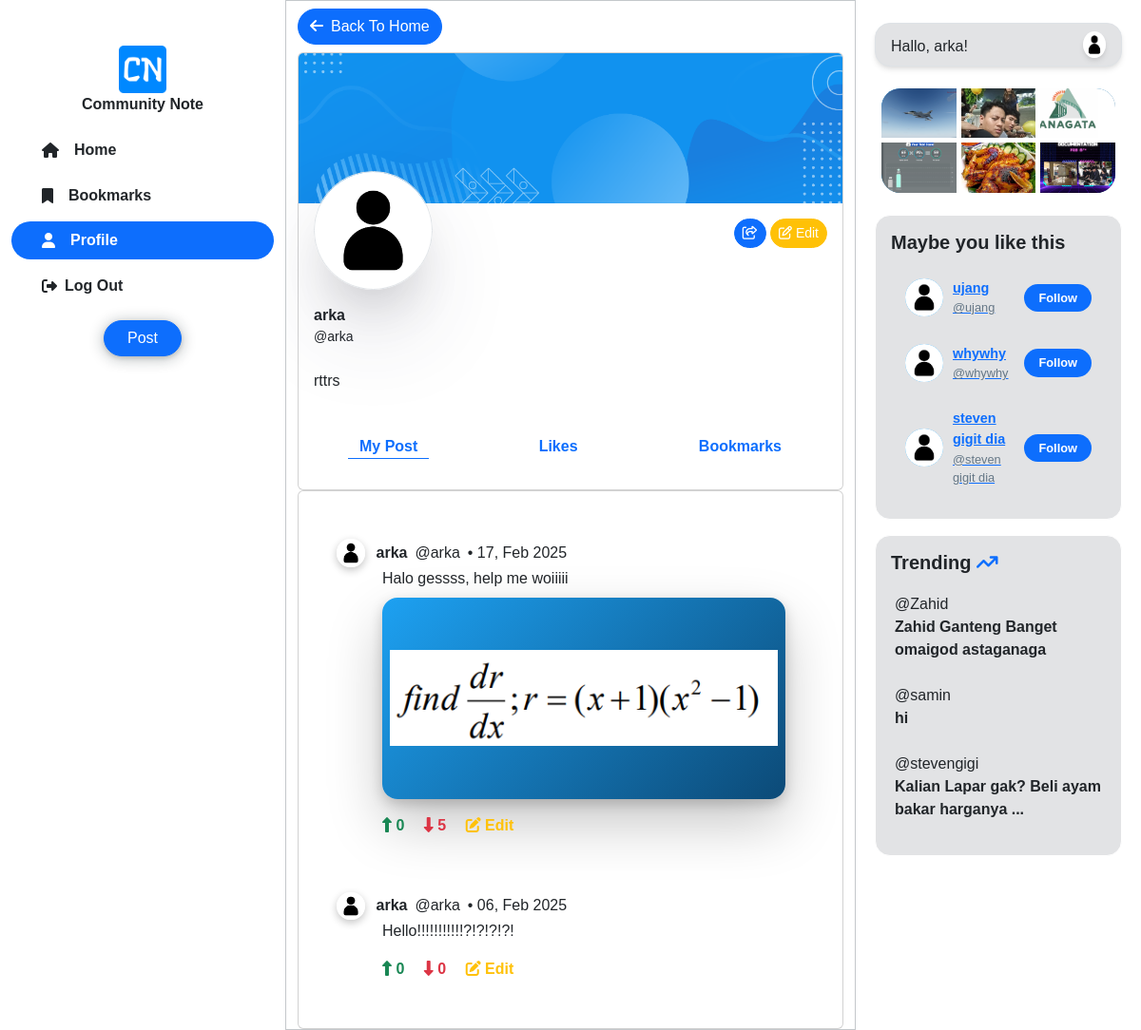
Page /profile/profile.php (signed in) on the committed database.
### tables this page shows
CREATE TABLE `accounts` (
  `acc_usn` varchar(30) NOT NULL,
  `acc_pic` varchar(250) DEFAULT NULL,
  `acc_pass` varchar(256) NOT NULL,
  `acc_desc` varchar(250) NOT NULL
);

CREATE TABLE `comnote` (
  `nt_num` int(4) NOT NULL,
  `nt_name` varchar(10) NOT NULL,
  `nt_text` varchar(255) NOT NULL,
  `nt_time` timestamp NOT NULL DEFAULT current_timestamp() ON UPDATE current_timestamp(),
  `nt_timepost` varchar(40) NOT NULL,
  `nt_rating_up` int(12) NOT NULL,
  `nt_rating_down` int(12) NOT NULL,
  `nt_filename` varchar(255) DEFAULT NULL,
  `nt_filepath` varchar(255) DEFAULT NULL,
  `is_bookmarked` tinyint(1) DEFAULT 0
);

### profile/profile.php (the view, shortened to what this page needs)
<?php
require_once('../cndataconnect.php');
$username = $_SESSION['username'];
$query = "SELECT * FROM comnote WHERE nt_name = ? ORDER BY nt_time DESC";
$stmt = $conn->prepare($query);
$stmt->bind_param("s", $username);
$stmt->execute();
$result = $stmt->get_result();
?>
<!DOCTYPE html>
<html lang="en">
<head>
    <link rel="stylesheet" href="css/bootstrap.min.css">
    <link rel="stylesheet" href="https://cdnjs.cloudflare.com/ajax/libs/font-awesome/6.7.2/css/all.min.css">
</head>
<body>
    <div class="container-fluid">
        <div class="row">
            <div class="sidebar col-md-3 d-flex flex-column bg-white">
                <div class="sidebar list-group border-0">
                    <div class="sidebar mx-auto d-block mt-5">
                        <img src="images/logo.png" width="50px" />
                    </div>
                    <span class="sidebar mx-auto d-block mb-3 fw-bold">Community Note</span>
                    <a href="..\communitynotes" class="sidebar list-group-item list-group-item-action border-0 mb-2 rounded-pill d-flex align-items-center fw-bold">
                        <i class="fa-solid fa-house me-3 ps-3"></i> Home
                    </a>
                    <a href="#" class="sidebar list-group-item list-group-item-action border-0 mb-2 rounded-pill d-flex align-items-center fw-bold">
                        <i class="fa-solid fa-bookmark me-3 ps-3"></i> Bookmarks
                    </a>
                    <a href="#" class="sidebar list-group-item list-group-item-action border-0 mb-2 rounded-pill d-flex align-items-center fw-bold active">
                        <i class="fa-solid fa-user me-3 ps-3"></i> Profile
                    </a>
                    <a href="#" class="sidebar list-group-item list-group-item-action border-0 mb-2 rounded-pill d-flex align-items-center fw-bold">
                        <i class="fa-solid fa-right-from-bracket me-2 ps-3"></i> Log Out
                    </a>
                    <a href="post.php" class="sidebar btn btn-primary rounded-pill mx-auto px-4 mt-2" style="box-shadow: rgba(14, 30, 37, 0.12) 0px 2px 4px 0px, rgba(14, 30, 37, 0.32) 0px 2px 16px 0px;">Post</a>
                </div>
            </div>
            <div class="col-md-6 bg-white border border-secondary-subtle vh-100" style="height: 500px; overflow-y: auto; scrollbar-width: none; -ms-overflow-style: none;">
                <div class="row">
                    <div class="col-md-12 d-flex flex-row justify-content-start mt-2 mb-2" style="height: auto;">
                        <a href="..\communitynotes" class="btn btn-primary rounded-5">
                            <i class="fa-solid fa-arrow-left me-2"></i>Back To Home
                        </a>
                    </div>
                </div>
                <?php
                $userProfilePic = "images/default.jpg";
                $bio = "Belum ada deskripsi.";
                $accdesc_query = "SELECT acc_desc FROM accounts WHERE acc_usn = ?";
                $accdesc_run = $conn->prepare($accdesc_query);
                $accdesc_run->bind_param("s", $_SESSION['username']);
                $accdesc_run->execute();
                $accdesc_result = $accdesc_run->get_result();
                if ($row = $accdesc_result->fetch_assoc()) {
                    if ($row['acc_desc'] != NULL && $row['acc_desc'] != '') {
                        $bio = $row['acc_desc'];
                    }
                }
                ?>
                <div class="card" style="width: 100%;">
                    <img src="images/profile_banner.png" class="card-img-top" alt="...">
                    <div class="card-body profile">
                        <div class="d-flex flex-row justify-content-between">
                            <div class="d-flex flex-column">
                                <img class="img-fluid rounded-circle border" src="<?php echo $userProfilePic; ?>" width="100px" />
                                <span class="fw-bold"><?php echo $_SESSION['username']; ?></span>
                                <small>@<?php echo $_SESSION['username']; ?></small>
                            </div>
                            <div class="jusify-content-end">
                                <a href="#" class="btn btn-sm btn-primary rounded-pill"><i class="fa-regular fa-share-from-square"></i></a>
                                <button type="button" class="btn btn-sm btn-warning rounded-pill text-white" data-bs-toggle="modal" data-bs-target="#staticBackdrop">
                                    <i class="fa-regular fa-pen-to-square text-white"></i> Edit
                                </button>
                            </div>
                        </div>
                        <p class="card-text pt-4 pb-4 text-justify"><?php echo $bio; ?></p>
                        <div class="col-md-12">
                            <div class="d-flex flex-row justify-content-between">
                                <a href="#" class="link-offset-2 link-underline link-underline-opacity-0 fw-bold text-primary ps-5">My Post<p class="row border-primary border-bottom align-items-end"></p></a>
                                <a href="#" class="link-offset-2 link-underline link-underline-opacity-0 fw-bold text-primary">Likes</a>
                                <a href="#" class="link-offset-2 link-underline link-underline-opacity-0 fw-bold text-primary pe-5">Bookmarks</a>
                            </div>
                        </div>
                    </div>
                </div>
                <div class="card" style="width: 100%;">
                    <div class="card-body">
                        <?php
                        if ($result->num_rows > 0) {
                            while ($row = $result->fetch_assoc()) { ?>
                                <div class="note rounded-4 p-4 border-0">
                                    <div class="d-flex align-items-center mb-0">
                                        <img class="rounded-circle me-2" src="<?php echo $userProfilePic; ?>" style="width: 6%; box-shadow: rgba(0, 0, 0, 0.24) 0px 3px 8px;">
                                        <p class="text-left ps-1 fw-bold mb-0"><?php echo htmlspecialchars($row['nt_name']); ?></p>
                                        <p class="text-left ps-2 mb-0">@<?php echo htmlspecialchars($row['nt_name']); ?></p>
                                        <p class="text-left ps-2 mb-0">• <?php echo date('d, M Y', strtotime($row['nt_timepost'])); ?></p>
                                    </div>
                                    <p class="ps-5 me-4 mt-0 text-justify"><?php echo nl2br(htmlspecialchars($row['nt_text'])); ?></p>
                                    <?php if (!empty($row['nt_filename']) && $row['nt_filename'] != 'NULL'): ?>
                                        <div class="post-image mt-2">
                                            <img src="../uploads/<?php echo htmlspecialchars($row['nt_filename']); ?>" alt="User uploaded image" />
                                        </div>
                                    <?php endif; ?>
                                    <div class="row">
                                        <div class="col-md-6 ms-5 mt-3">
                                            <a class="link-success link-offset-2 link-underline link-underline-opacity-0" href="#"><i class="fa-solid fa-up-long"></i> <span class="fw-bold"><?php echo $row['nt_rating_up']; ?></span></a>
                                            <a class="link-danger link-offset-2 link-underline link-underline-opacity-0 ms-3" href="#"><i class="fa-solid fa-down-long"></i> <span class="fw-bold"><?php echo $row['nt_rating_down']; ?></span></a>
                                            <a class="link-warning link-offset-2 link-underline link-underline-opacity-0 ms-3" href="#"><i class="fa-solid fa-pen-to-square"></i> <span class="fw-bold">Edit</span></a>
                                        </div>
                                    </div>
                                </div>
                            <?php }
                        } ?>
                    </div>
                </div>
            </div>
            <div class="col-md-3 bg-white vh-100" style="overflow-y: auto; -ms-overflow-style: none; scrollbar-width: none;">
                <div class="card bg-secondary-subtle border rounded-4 mx-2 mt-4" style="box-shadow: rgba(0, 0, 0, 0.1) 0px 4px 6px -1px, rgba(0, 0, 0, 0.06) 0px 2px 4px -1px;">
                    <div class="d-flex flex-row justify-content-between p-2">
                        <span class="ms-2 mt-1">Hallo, <?php echo $_SESSION['username']; ?>!</span>
                        <img class="rounded-circle me-2" src="<?php echo $userProfilePic; ?>" style="width: 10%; box-shadow: rgba(0, 0, 0, 0.1) 0px 4px 6px -1px, rgba(0, 0, 0, 0.06) 0px 2px 4px -1px;">
                    </div>
                </div>
                <?php
                $rand_img = "SELECT nt_filename FROM comnote WHERE nt_filename IS NOT NULL ORDER BY RAND() LIMIT 6";
                $img_result = $conn->query($rand_img);
                $images = [];
                while ($row = $img_result->fetch_assoc()) {
                    $images[] = $row['nt_filename'];
                }
                ?>
                <div class="image-grid mt-2">
                    <?php foreach ($images as $index => $image) : ?>
                        <div class="grid-item">
                            <img src="../uploads/<?php echo $image; ?>" alt="Image <?= $index + 1 ?>" onerror="this.style.display='none'">
                        </div>
                    <?php endforeach; ?>
                </div>
                <?php
$usr_random = "SELECT acc_usn, acc_pic FROM accounts ORDER BY RAND() LIMIT 3";
$random_result = $conn->query($usr_random);
$users_random = [];
if ($random_result->num_rows > 0) {
    while ($row = $random_result->fetch_assoc()) {
        $users_random[] = $row;
    }
}
?>
<div class="card bg-secondary-subtle border-white rounded-4 mb-3 mx-2 mt-2">
    <div class="card-body">
        <h5 class="card-title mb-3 fw-bold">Maybe you like this</h5>
        <?php foreach ($users_random as $user) : ?>
        <div class="follow-card">
            <a href="view_profile.php?nt_name=<?php echo urlencode($user['acc_usn']); ?>" class="follow-user-link">
                <div class="follow-user">
                    <img src="<?php echo $user['acc_pic'] ? htmlspecialchars($user['acc_pic']) : 'images/default.jpg'; ?>" class="follow-user-img">
                    <div class="follow-user-info">
                        <span class="follow-user-name"><?php echo htmlspecialchars($user['acc_usn']); ?></span>
                        <span class="follow-user-handle">@<?php echo htmlspecialchars($user['acc_usn']); ?></span>
                    </div>
                </div>
            </a>
            <button class="follow-button bg-primary">Follow</button>
        </div>
        <?php endforeach; ?>
    </div>
</div>
                <div class="card bg-secondary-subtle border-white rounded-4 mb-3 mx-2 mt-2">
                    <?php
                    $trending = "SELECT nt_name, nt_text, nt_rating_up FROM comnote ORDER BY nt_rating_up DESC LIMIT 3";
                    $trending_result = $conn->query($trending);
                    ?>
                    <div class="card-body">
                        <h5 class="card-title mb-3 fw-bold">Trending <span class="text-primary"><i class="fa-solid fa-arrow-trend-up"></i></span></h5>
                        <?php while ($row = mysqli_fetch_assoc($trending_result)) { ?>
                        <div class="trending rounded-4 p-1">
                            <span>@<?php echo htmlspecialchars($row['nt_name']); ?></span>
                            <p class="fw-bold"><?php echo htmlspecialchars($row['nt_text']); ?></p>
                        </div>
                        <?php } ?>
                    </div>
                </div>
            </div>
        </div>
    </div>
</body>
</html>

### profile/profile.php (style rules this page uses)
body { font-family: Arial, sans-serif; background-color: #f0f0f0; margin: 0; overflow: hidden; }
.note { border: 1px solid #ccc; padding: 10px; margin: 10px 0; height: auto; }
.profile img { position: relative; top: -50px; width: 125px; box-shadow: rgba(50, 50, 93, 0.25) 0px 50px 100px -20px, rgba(0, 0, 0, 0.3) 0px 30px 60px -30px, rgba(10, 37, 64, 0.35) 0px -2px 6px 0px inset; margin-bottom: -40px; }
.profile .d-flex.flex-column { display: flex; align-items: left; text-align: left; position: relative; }
.profile .fw-bold { margin-top: 0; padding-top: 5px; }
.profile small { margin-top: 0; }
.post-image { aspect-ratio: 2/1; overflow: hidden; margin-left: 48px; margin-right: 20px; background: linear-gradient(135deg, #1DA1F2, #0C4A77); box-shadow: 0 26px 58px 0 rgba(0, 0, 0, .22), 0 5px 14px 0 rgba(0, 0, 0, .18); border-radius: 16px; }
.post-image img { padding: 8px; width: 100%; height: 100%; object-fit: contain; }
.image-grid { display: grid; grid-template-columns: repeat(3, 1fr); gap: 5px; padding: 15px; }
.grid-item { aspect-ratio: 3/2; overflow: hidden; background: linear-gradient(135deg, #1DA1F2, #0C4A77); }
.grid-item img { width: 100%; height: 100%; object-fit: cover; }
.grid-item:nth-child(1) { border-top-left-radius: 20px; }
.grid-item:nth-child(3) { border-top-right-radius: 20px; }
.grid-item:nth-child(4) { border-bottom-left-radius: 20px; }
.grid-item:nth-child(6) { border-bottom-right-radius: 20px; }
.follow-card { padding: 10px 15px; margin-bottom: 8px; display: flex; align-items: center; justify-content: space-between; }
.follow-user { display: flex; align-items: center; }
.follow-user-img { width: 40px; height: 40px; border-radius: 50%; margin-right: 10px; background-color: #1DA1F2; }
.follow-user-info { display: flex; flex-direction: column; }
.follow-user-name { font-weight: bold; font-size: 0.9rem; }
.follow-user-handle { font-size: 0.8rem; color: #657786; }
.follow-button { background-color: #000; color: #fff; border-radius: 20px; padding: 5px 15px; font-size: 0.8rem; font-weight: bold; border: none; }
.note p { margin: 0; padding-top: 0; padding-bottom: 0; }
.note .d-flex { margin-bottom: 0; }
.text-justify { text-align: justify; }
.col-md-6 { -ms-overflow-style: none; scrollbar-width: none; }

### rows in the picture
accounts: acc_desc "rttrs"
comnote: nt_name "arka", nt_timepost "17, Feb 2025", nt_text "Halo gessss, help me woiiiii", nt_filename (picture), nt_rating_up "0", nt_rating_down "5"
comnote: nt_name "arka", nt_timepost "06, Feb 2025", nt_text "Hello!!!!!!!!!!!?!?!?!?!", nt_rating_up "0", nt_rating_down "0"
accounts: acc_usn "ujang"
accounts: acc_usn "whywhy"
accounts: acc_usn "steven gigit dia"
comnote: nt_name "Zahid", nt_text "Zahid Ganteng Banget omaigod astaganaga"
comnote: nt_name "samin", nt_text "hi"
comnote: nt_name "stevengigi"

### other values in the picture
$_SESSION['username'] "arka"
